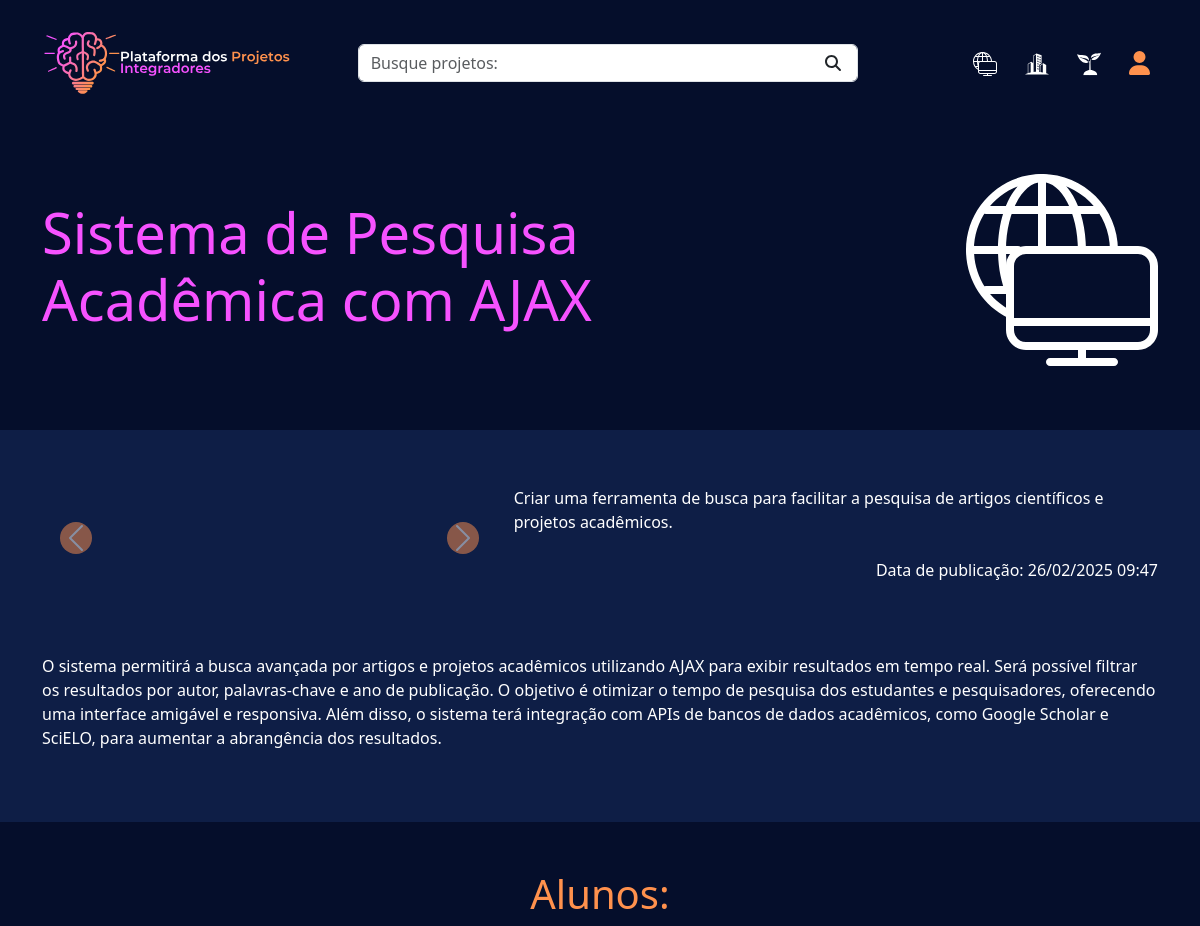
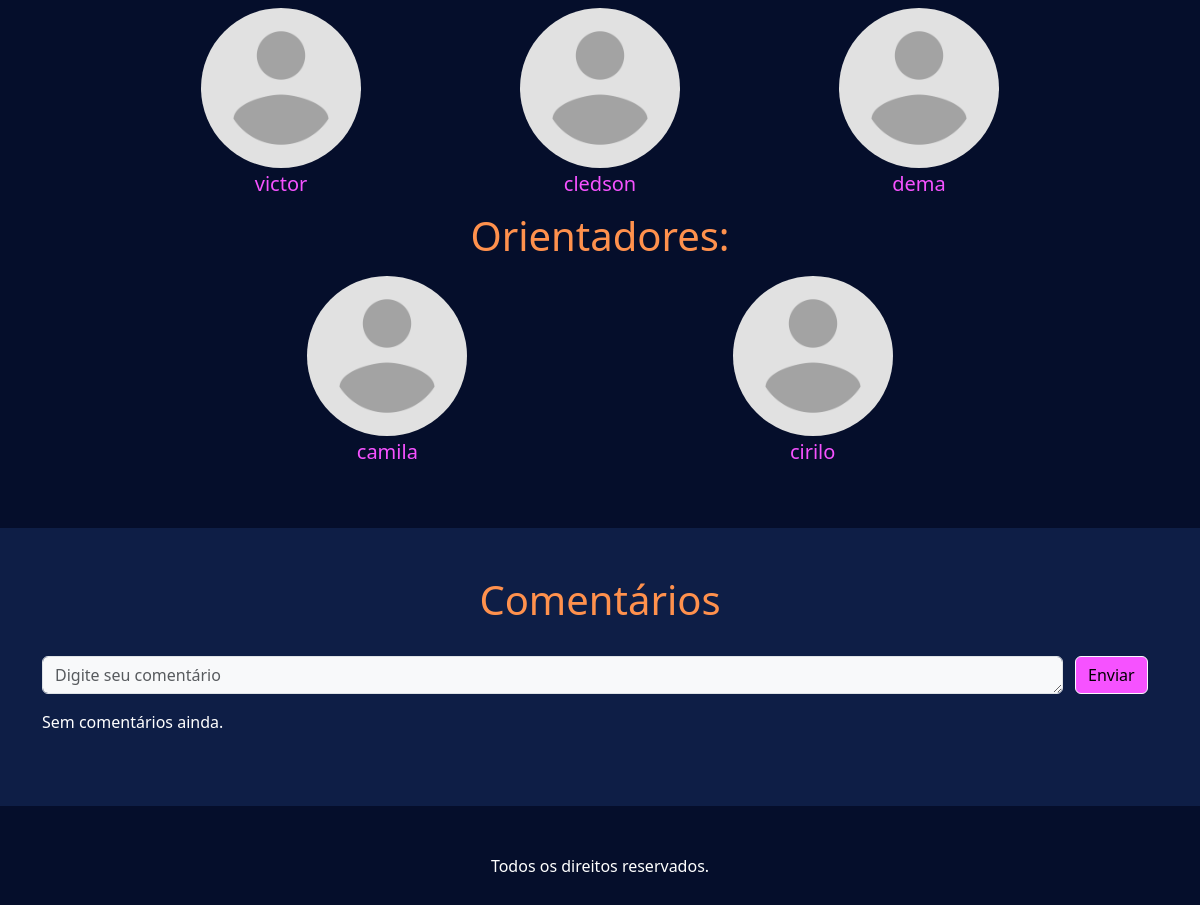
The app's page /post/4/ with its own data (2 pictures, top to bottom).
### users/models.py (models this page shows, shortened)
class Curso(models.Model):
    titulo = models.CharField(max_length=50)
    logo = models.FileField(blank=True)

class Profile(models.Model):
    user = models.OneToOneField(User, on_delete=models.CASCADE, related_name="profile")
    avatar = models.ImageField(blank=True, null=True)
    primeiro_nome = models.CharField(max_length=50, blank=True)
    ultimo_sobrenome = models.CharField(max_length=50, blank=True)

class User(AbstractUser):
    vinculo = models.ForeignKey(Vinculo, on_delete=models.CASCADE, null=True, blank=True)
    curso = models.ForeignKey(Curso, on_delete=models.CASCADE, null=True)

### ppi/models.py (models this page shows, shortened)
class Projeto(models.Model):
    titulo = models.CharField(max_length=80)
    resumo = models.TextField(max_length=2000)
    objetivo = models.TextField(max_length=2000)
    capa = models.ImageField('media/')
    pdf = models.FileField(blank=True, null=True)
    palavras_chave = models.CharField(max_length=200, blank=True, null=True)
    curso = models.ForeignKey(Curso,on_delete=models.CASCADE, related_name="projetos")
    orientados = models.ManyToManyField(Profile, related_name="projetos_orientados", blank=True)
    orientadores = models.ManyToManyField(Profile, related_name="projetos_orientadores", blank=True)
    criado_em = models.DateTimeField(auto_now_add=True,null=True)

### ppi/views.py (the view)
# urls.py: path("post/<int:id>/", views.post, name = "post"),
def post(request, id):
    projeto = get_object_or_404(Projeto, id=id)
    comentarios = projeto.comentarios.all()
    if request.method == "POST":
        form = ComentarioForm(request.POST)
        if form.is_valid():
            comentario = form.save(commit=False)
            comentario.usuario = request.user.profile
            comentario.projeto = projeto
            comentario.save()
            return redirect('post', id=projeto.id)
    else:
        form = ComentarioForm()
    context = {
        'projeto': projeto,
        'comentarios': comentarios,
        'form': form
    }
    return render(request, "post.html", context)

### ppi/forms.py
class ComentarioForm(forms.ModelForm):
    class Meta:
        model = Comentario
        fields = ['texto']
        labels = {
            'texto': ''
        }
    def __init__(self, *args, **kwargs):
        super().__init__(*args, **kwargs)
        self.fields['texto'].widget.attrs.update({
            'class': 'form-control mb-2 bg-light rounded',
            'rows': '1',
            'required': 'true',
            'placeholder': 'Digite seu comentário',
        })

### ppi/context_processors.py (called while the page is built)
def cursos(request):
    return {
        "cursos" : Curso.objects.all,
    }

### ppi/templates/post.html (shortened to what this page needs)
{% extends 'base.html' %}
{% load static %}
{% block conteudo %}
  <div class="container mb-3 py-5">
    <div class="row g-0">
      <div class="col-md-8 me-auto my-auto">
        <h1 class="roxinho text-left" style="font-size: 3.5em;">{{ projeto.titulo }}</h1>
      </div>
      <div class="col-md-4 d-flex justify-content-end my-auto">
        {% if projeto.curso.logo %}
          <img src="{{ projeto.curso.logo.url }}" alt="Logo" style="max-height: 12rem;" />
        {% endif %}
      </div>
    </div>
  </div>
  <div class="container-fluid blueback">
    <div class="container py-5">
      <div class="row g-3 py-2">
        <div class="col-md-12 col-lg-5 col-sm-12 d-flex justify-content-start align-items-center">
          <div id="carouselExample" class="carousel slide w-100 pe-3" data-bs-ride="carousel">
            <button class="carousel-control-prev" type="button" data-bs-target="#carouselExample" data-bs-slide="prev">
              <span class="carousel-control-prev-icon fundo-laranja rounded-circle" aria-hidden="true"></span>
            </button>
            <button class="carousel-control-next" type="button" data-bs-target="#carouselExample" data-bs-slide="next">
              <span class="carousel-control-next-icon fundo-laranja rounded-circle" aria-hidden="true"></span>
            </button>
          </div>
        </div>
        <div class="col-md-12 col-lg-7 col-sm-12 d-flex justify-content-start align-items-center">
          <div class="w-100">
            <p class="text-white text-left">{{ projeto.objetivo }}</p>
            <div class="d-flex justify-content-end align-items-center py-2">
              <a class="fw-light text-white text-left nav-link">Data de publicação: {{ projeto.criado_em|date:'d/m/Y H:i' }}</a>
            </div>
          </div>
        </div>
        <div class="col-12 pt-5">
          <p class="text-white text-left">{{ projeto.resumo }}</p>
        </div>
      </div>
    </div>
  </div>
  <div class="container-fluid py-5">
    <div class="container">
      <h1 class="text-center laranja">Alunos:</h1>
      <div class="d-flex flex-wrap justify-content-evenly align-items-center py-2">
        {% for aluno in projeto.orientados.all %}
          <a href="{% url 'verperfil' %}" style="text-decoration: none;">
            <div>
              <img src="{% if aluno.avatar %}
                  {{ aluno.avatar.url }}
                {% else %}
                  {% static 'imgs/usericn.png' %}
                {% endif %}"
                style="max-width: 10rem;"
                class="rounded-circle"
                alt="..." />
              <h5 class="text-center roxinho mt-1">{{ aluno.user.username }}</h5>
            </div>
          </a>
        {% endfor %}
      </div>
      <h1 class="text-center laranja">Orientadores:</h1>
      <div class="d-flex flex-wrap justify-content-evenly align-items-center py-2">
        {% for orientador in projeto.orientadores.all %}
          <a href="{% url 'verperfil' %}" style="text-decoration: none;">
            <div>
              <img src="{% if orientador.avatar %}
                  {{ orientador.avatar.url }}
                {% else %}
                  {% static 'imgs/usericn.png' %}
                {% endif %}"
                style="max-width: 10rem;"
                class="rounded-circle"
                alt="..." />
              <h5 class="text-center roxinho mt-1">{{ orientador.user.username }}</h5>
            </div>
          </a>
        {% endfor %}
      </div>
    </div>
  </div>
  <div class="container-fluid blueback py-5">
    <div class="container">
      <h1 class="laranja text-center">Comentários</h1>
      <div class="py-2 mt-4">
        <form method="post">
          <div class="row">
            <div class="col-11">{{ form.as_p }}</div>
            <div class="col-1 p-0">
              <button type="submit" class="btn btn-light me-auto my-auto fundo-roxinho">Enviar</button>
            </div>
          </div>
        </form>
        <div class="w-100">
          {% for comentario in projeto.comentarios.all %}
            <div class="mt-2 mb-4">
              <div class="d-flex align-items-center">
                <div class="d-flex align-items-center">
                  <img src="
                        {% if comentario.usuario.avatar %}
                      {{ comentario.usuario.avatar.url }}
                    {% else %}
                      {% static 'imgs/usericn.jpg' %}
                    {% endif %}"
                    class="rounded-circle"
                    style="max-width: 2rem;"
                    alt="{{ comentario.usuario.user.username }}" />
                  <h4 class="laranja ms-2">{{ comentario.usuario.user.username }}</h4>
                </div>
                <small class="text-light ms-4 fw-light">{{ comentario.criado_em|date:'d/m/Y H:i' }}</small>
              </div>
              <p class="mt-2 mb-3 text-white">{{ comentario.texto }}</p>
            </div>
          {% empty %}
            <p class="text-white">Sem comentários ainda.</p>
          {% endfor %}
        </div>
      </div>
    </div>
  </div>
{% endblock %}

### ppi/templates/navbar.html (shortened to what this page needs)
{% load static %}
<nav class="navbar main-header navbar-expand-lg fundo-bd border border-0">
  <div class="container custom-container">
    {% if request.path == '/perfil/' or request.path == '/painel/' %}
      <a class="nav-link ms-3" data-widget="pushmenu" role="button"><i class="fas fa-bars text-white"></i></a>
    {% else %}
      <a class="navbar-brand" href="{% url 'index' %}"><img src="{% static 'imgs/logotopo.svg' %}" alt="Logo" style="max-height: 100px;" /></a>
    {% endif %}
    <div class="collapse navbar-collapse d-none d-lg-flex justify-content-between">
      <form method="GET" action="{% url 'pesquisar' %}" class="d-flex mx-auto {% if request.path == '/perfil/' or request.path == '/painel/' %}d-none{% endif %}">
        <div class="position-relative" style="width: 500px;">
          <input type="text" name="q" class="form-control pe-5" placeholder="Busque projetos:" value="{{ query }}" />
          <button type="submit" class="btn btn-link p-0 position-absolute top-50 end-0 translate-middle-y me-3"><i class="fas fa-search text-dark"></i></button>
        </div>
      </form>
      <ul class="navbar-nav ms-auto d-flex align-items-center">
        {% if cursos %}
          {% for curso in cursos %}
            <li class="nav-tem ms-2">
              <a href="{% url 'projetos' curso.id %}" class="text-decoration-none text-center text-white m-2">
                {% if curso.logo %}
                  <img src="{{ curso.logo.url }}" class="me-1" style="max-width: 1.5rem;" alt="{{ curso.titulo }}" />
                {% endif %}
              </a>
            </li>
          {% endfor %}
        {% endif %}
        {% if user.is_authenticated %}
          <li class="nav-item ms-2">
            <a class="nav-link" href="{% url 'verperfil' %}"><i class="fa-solid fa-user fa-xl laranja"></i></a>
          </li>
          {% if perms.ppi.add_projeto %}
            <li class="nav-item ms-2">
              <a class="nav-link" href="{% url 'form_post' %}"><i class="fa-solid fa-plus fa-xl text-white"></i></a>
            </li>
          {% endif %}
        {% else %}
          <li class="nav-item ms-2">
            <a class="nav-link" href="{% url 'login' %}"><i class="fa-solid fa-user fa-xl laranja"></i></a>
          </li>
        {% endif %}
      </ul>
    </div>
  </div>
</nav>

### ppi/static/style.css (style rules this page uses)
.roxinho { color: rgb(246, 82, 255); }
.fundo-roxinho { background-color: rgb(246, 82, 255); }
.laranja { color: rgb(255, 145, 77); }
.fundo-laranja { background-color: rgb(255, 145, 77); }
.blueback { background-color: rgb(14, 30, 70); }
.custom-container { max-width: 95vw; width: 100%; }
input::placeholder, textarea::placeholder { color: #ffffff; }
input, textarea, select { border: none; }
.fundo-bd { background-color: rgb(5, 14, 43); }

### records on screen
Curso: logo (picture)
Curso: logo (picture)
Curso: logo (picture)
Projeto: titulo "Sistema de Pesquisa Acadêmica com AJAX", curso.logo (picture), objetivo "Criar uma ferramenta de busca para facilitar a pesquisa de artigos científicos e projetos acadêmicos.", criado_em "26/02/2025 09:47", resumo "O sistema permitirá a busca avançada por artigos e projetos acadêmicos utilizando AJAX para exibir resultados em tempo real. Será possível filtrar os resultados por autor, palavras-chave e ano de publicação. O objetivo é otimizar o tempo de pesquisa dos estudantes e pesquisadores, oferecendo uma interface amigável e responsiva. Além disso, o sistema terá integração com APIs de bancos de dados acadêmicos, como Google Scholar e SciELO, para aumentar a abrangência dos resultados."
Profile: user.username "victor"
Profile: user.username "cledson"
Profile: user.username "dema"
Profile: user.username "camila"
Profile: user.username "cirilo"
